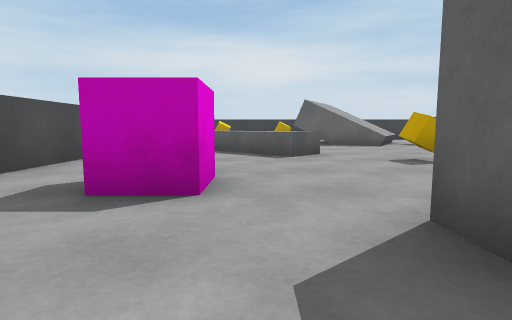
view 1 (above)

18 first-person views from a walk through a scene from a Unity 3-D project. The camera is 0.58 m above the floor, tilts 6° down and sees 80° across. The floor is counted in squares, 1 m on a side. Each view is taken from the middle of a square. On the plan, view 1 faces up. The plan holds only what a view shows up to about 9 squares ahead; the rest is blank. The player character is not drawn.

view 2
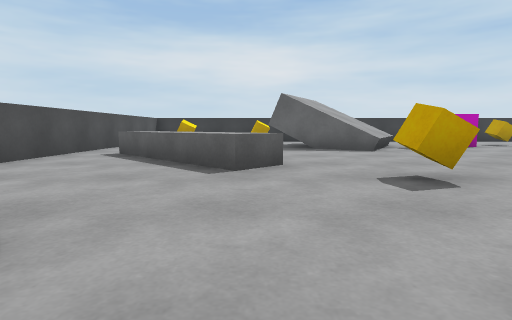

view 3
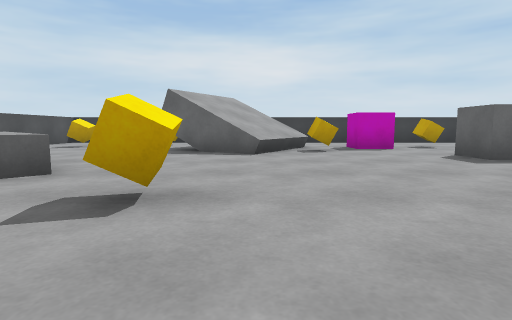

view 4
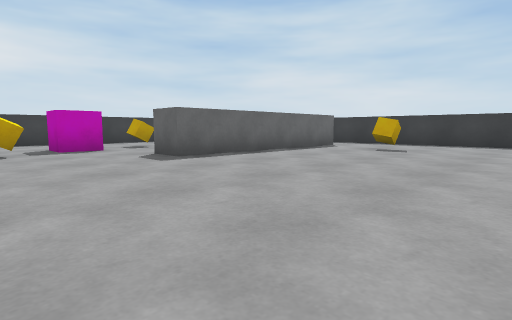

view 5
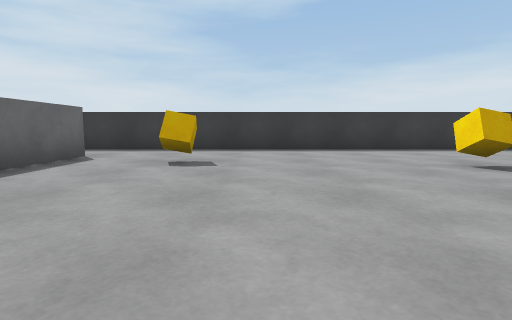

view 6
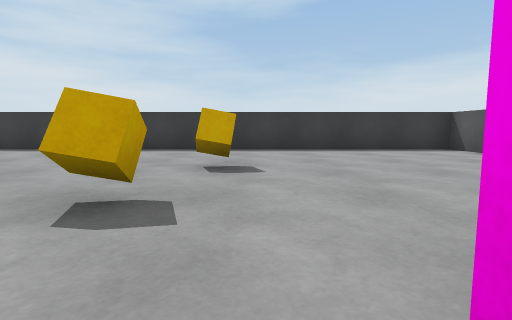

view 7
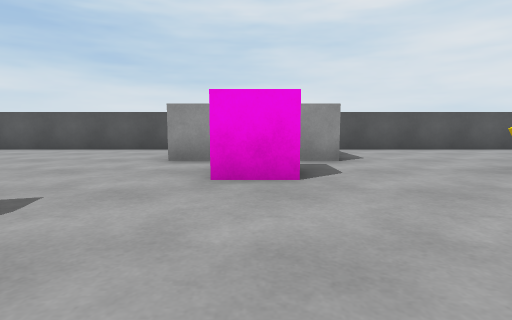

view 8
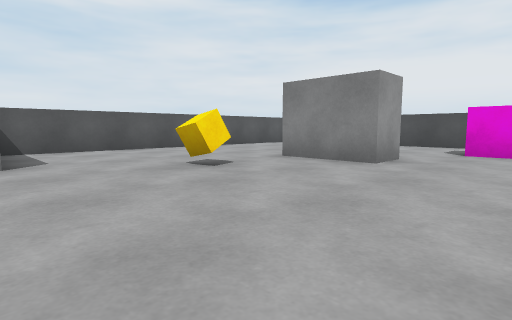

view 9
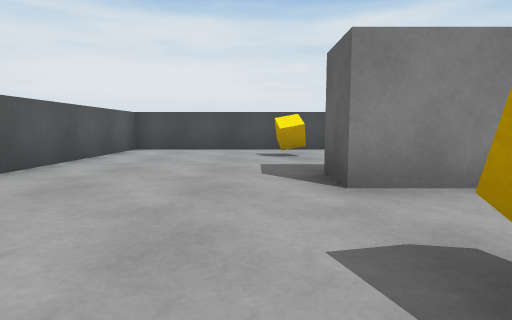

view 10
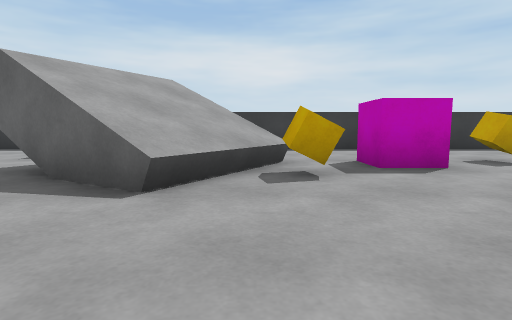

view 11
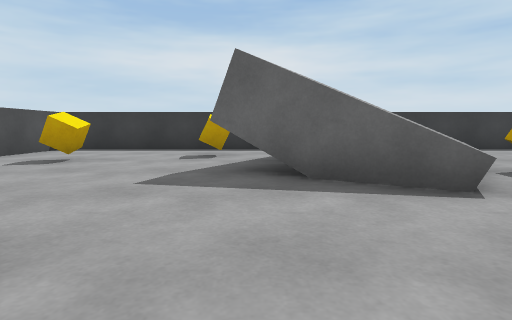

view 12
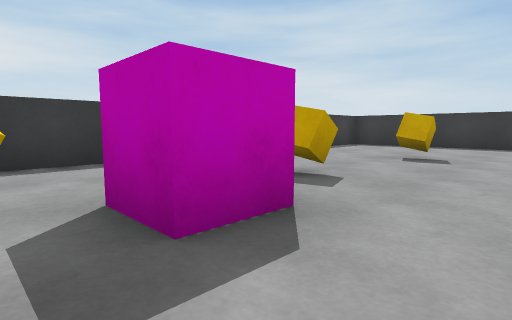

view 13
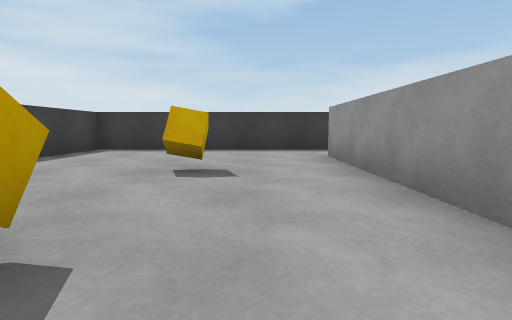

view 14
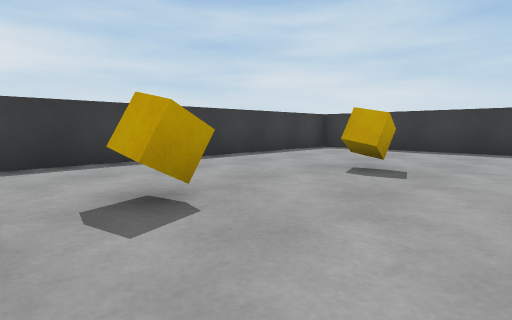

view 15
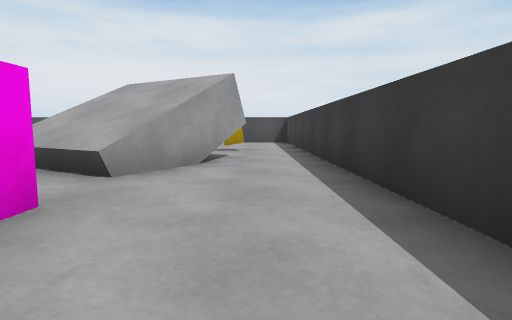

view 16
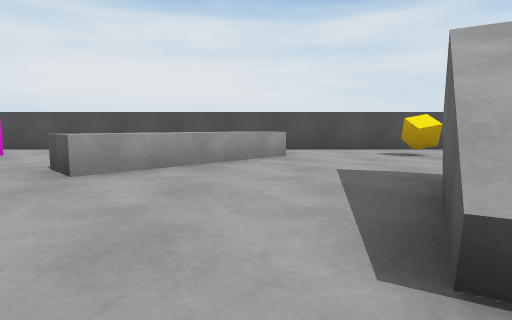

view 17
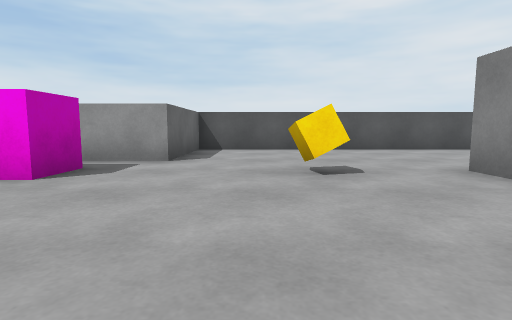

view 18
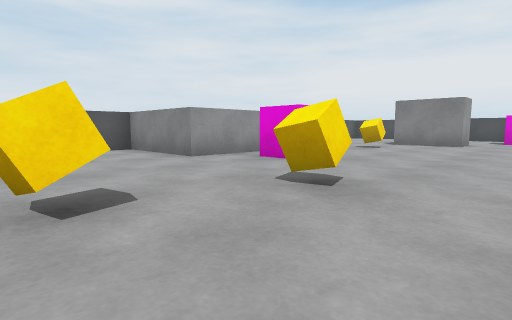

### Floor plan
Points are (right, up) in squares from view 1. A wall is a line through its corners. A room is listed if a view was taken in it or the views show most of it. See-through windows are left out.
Room 1 (views 1, 2, 3, 4, 5, 6, 7, 8, 9, 10, 11, 12, 13, 14, 15, 16, 17, 18)
walls: (9.6, 9.5) (14.4, 9.5); (4.1, 9.7) (1.3, 11.2); (14.4, 8.5) (8.3, 8.5) (8.3, 9.6); (2.8, 13.8) (5.6, 12.3); (-3.2, 14.9) (-3.2, -4.2) (6.5, -4.2) (6.5, -1.3) (9.5, -1.3) (9.5, -4.2) (16.3, -4.2) (16.3, 15.2) (-2.8, 15.2)
low walls: (4.6, 10.6) (4.1, 9.7); (5.6, 12.3) (5, 11.4); (-1.4, 9.6) (1.4, 6.8) (0.7, 6.1) (-2.1, 8.9)
objects: cube (-1, 0); pink cube (-1, 3); cube (-1, 12); grey block (1, 0) to (2, 2); cube (1, 13); cube (3, 5); cube (4, 0); cube (5, 11); pink cube (7, 12) to (8, 12); pink cube (8, 0); cube (9, 12); cube (10, 2); cube (12, 12); cube (13, 2); cube (13, 6)

Where each view was taken, in squares from view 1:
view 1: 0 up, 0 right, facing up
view 2: 2 up, 1 right, facing up
view 3: 3 up, 4 right, facing up
view 4: 3 up, 5 right, facing up-right
view 5: 5 up, 8 right, facing right
view 6: 1 up, 8 right, facing right
view 7: 4 up, 8 right, facing down
view 8: 4 up, 7 right, facing down-left
view 9: 1 down, 5 right, facing left
view 10: 7 up, 5 right, facing up
view 11: 7 up, 2 right, facing up
view 12: 10 up, 6 right, facing up-right
view 13: 11 up, 8 right, facing right
view 14: 10 up, 8 right, facing up-right
view 15: 14 up, 9 right, facing left
view 16: 9 up, 5 right, facing left
view 17: 4 up, 5 right, facing down
view 18: 4 up, 13 right, facing down-left
